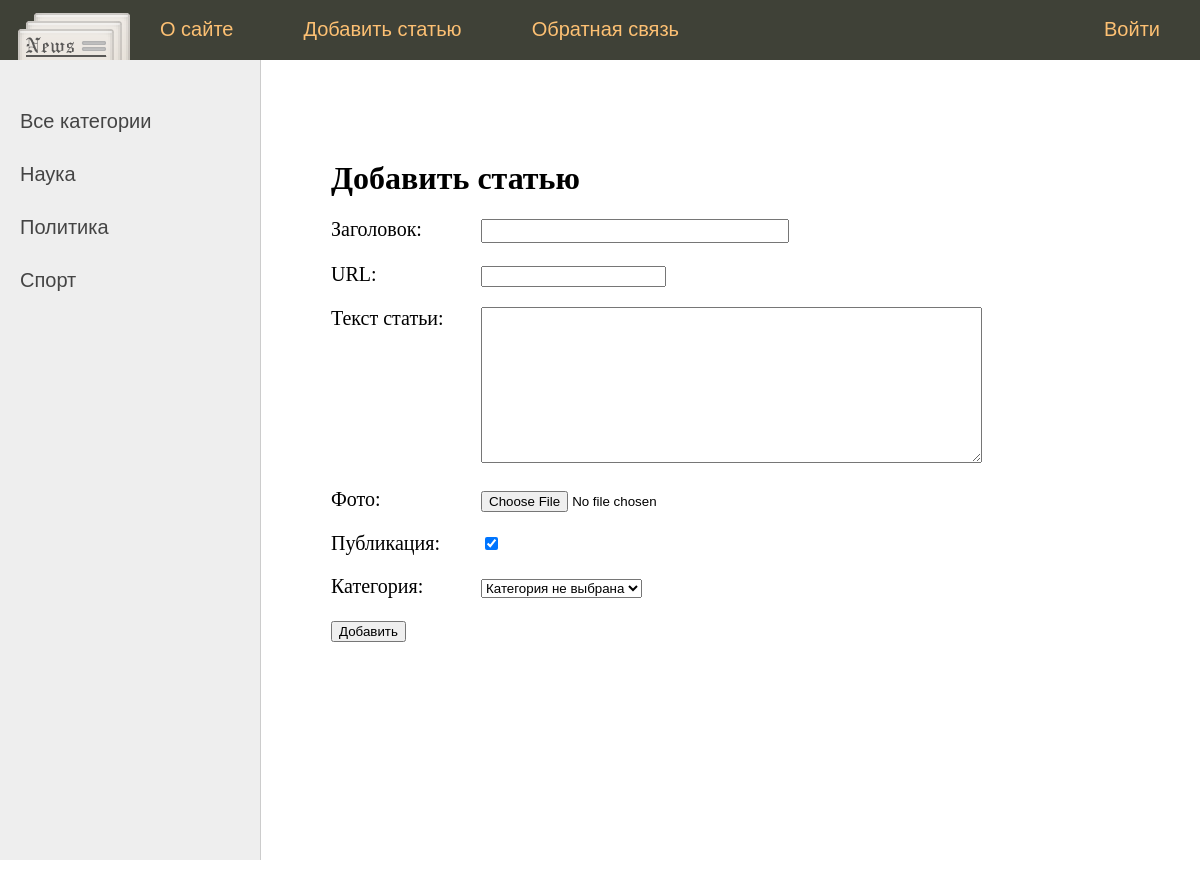
/add_page/, run on the app's committed database.
### news_portal/models.py (models this page shows)
class Category(models.Model):
	name = models.CharField(max_length=100, db_index=True, verbose_name='Категория')
	slug = models.SlugField(max_length=255, unique=True, db_index=True, verbose_name='URL')
	def __str__(self):
		return self.name
	def get_absolute_url(self):
		return reverse('category', kwargs={'cat_slug': self.slug})
	class Meta:
		verbose_name = 'Категорию'
		verbose_name_plural = 'Категории'
		ordering = ['id']

### news_portal/views.py (the view)
# urls.py: path('add_page/', AddPage.as_view(), name='add_page'),
class AddPage(CreateView):
	form_class = AddPostForm
	template_name = 'news_portal/addpage.html'
	success_url = reverse_lazy('home')  # функция reverse_lazy для указания маршрута при добавлении статьи
	def get_context_data(self, *, object_list=None, **kwargs):
		context = super().get_context_data(**kwargs)
		context['title'] = 'Добавить статью'
		context['menu'] = menu
		return context

### news_portal/forms.py (shortened to what this page needs)
class AddPostForm(forms.ModelForm):
	def __init__(self, *args, **kwargs):
		super().__init__(*args, **kwargs)  # вызов конструктора базового класса ModelForm
		self.fields['cat'].empty_label = 'Категория не выбрана'  # меняем свойство поля cat на empty_label
	class Meta:
		model = news_portal
		fields = ['title', 'slug', 'content', 'photo', 'is_published', 'cat']
		widgets = {
			'title': forms.TextInput(attrs={'class': 'form-input'}),  # оформление полей ввода
			'content': forms.Textarea(attrs={'cols': 60, 'rows': 10})
		}

### news_portal/templatetags/news_tags.py (called while the page is built)
@register.simple_tag(name='getcats')
def get_categories(filter=None):
	if not filter:  # если фильтр имеет значение None
		return Category.objects.all()  # обращение к базе данных и выборка из таблицы Category всех записей
	else:
		return Category.objects.filter(pk=filter)  # иначе выбираем записи по главному ключу которые соответствуют

@register.inclusion_tag('news_portal/list_categories.html')
def show_categories(sort=None, cat_selected=0):
	if not sort:  # если сортировка не определена
		cats = Category.objects.all()  # выводим все категории
	else:
		cats = Category.objects.order_by(sort)  # иначе делаем сортировку по указанному значению sort
	return {'cats': cats, 'cat_selected': cat_selected}  # второй параметр передаем шаблону list_categories.html

### news_portal/templates/news_portal/addpage.html (shortened to what this page needs)
{% extends 'news_portal/base.html' %}
{% block content %}
<h1>{{ title }}</h1>
<form action="{% url 'add_page' %}" method="post" enctype="multipart/form-data">
    {% for f in form %}
    <p><label class="form-label" for="{{f.id_for_label}}">{{f.label}}:</label>{{f}}</p>
    {%endfor%}
    <button type="submit">Добавить</button>
</form>
{% endblock %}

### news_portal/templates/news_portal/list_categories.html
{% for c in cats %}
	{% if c.pk == cat_selected %}
		<li class="selected">{{ c.name }}</li>
	{% else %}
		<li><a href="{{ c.get_absolute_url }}">{{ c.name }}</a></li>
	{% endif %}
{% endfor %}

### news_portal/static/news_portal/css/styles.css (style rules this page uses)
html, body { font-family: 'Arial'; margin: 0; padding: 0; height: 100%; width: 100%; color: #444; }
a { color: #0059b2; text-decoration: none; }
.left-chapters ul li { margin: 30px 0 0 0; color: #999; }
.left-chapters ul li a { color: #444; text-decoration: none; }
.content-text h1 { font-size: 32px; }
.form-input { width: 300px; font-size: 16px; }
.form-label { display: inline-block; min-width: 150px; vertical-align: top; }

### data on the page
Category: name "Наука"
Category: name "Политика"
Category: name "Спорт"

### other printed values
{{ m.title }} "О сайте" "Добавить статью" "Обратная связь"
{{ m.title }} "Войти"
{{ title }} "Добавить статью"
{{ f.label }} "Заголовок" "URL" "Текст статьи" "Фото" "Публикация" "Категория"
